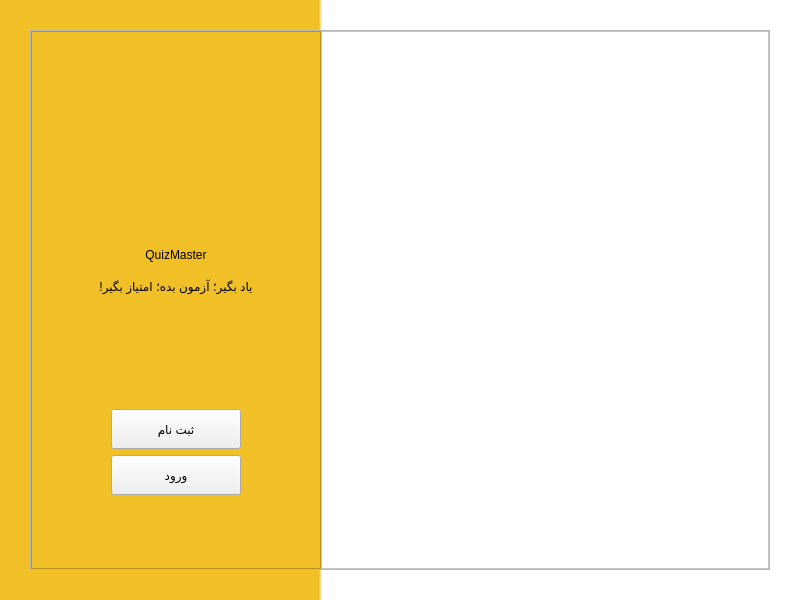
<?xml version="1.0" encoding="UTF-8"?>
<ui version="4.0">
 <class>loginPage</class>
 <widget class="QWidget" name="loginPage">
  <property name="geometry">
   <rect>
    <x>0</x>
    <y>0</y>
    <width>800</width>
    <height>600</height>
   </rect>
  </property>
  <property name="minimumSize">
   <size>
    <width>800</width>
    <height>600</height>
   </size>
  </property>
  <property name="maximumSize">
   <size>
    <width>800</width>
    <height>600</height>
   </size>
  </property>
  <property name="windowTitle">
   <string>Login</string>
  </property>
  <property name="styleSheet">
   <string notr="true">QWidget#loginPage{
	background-color: qlineargradient(spread:pad, x1:0, y1:1, x2:0.403, y2:1, stop:0.988701 rgba(241, 191, 38, 255), stop:1 rgba(255, 255, 255, 255));
}
</string>
  </property>
  <layout class="QGridLayout" name="gridLayout">
   <property name="leftMargin">
    <number>30</number>
   </property>
   <property name="topMargin">
    <number>30</number>
   </property>
   <property name="rightMargin">
    <number>30</number>
   </property>
   <property name="bottomMargin">
    <number>30</number>
   </property>
   <item row="0" column="0">
    <widget class="QFrame" name="mainFram">
     <property name="frameShape">
      <enum>QFrame::StyledPanel</enum>
     </property>
     <property name="frameShadow">
      <enum>QFrame::Raised</enum>
     </property>
     <layout class="QHBoxLayout" name="horizontalLayout_2">
      <property name="spacing">
       <number>0</number>
      </property>
      <property name="leftMargin">
       <number>0</number>
      </property>
      <property name="topMargin">
       <number>0</number>
      </property>
      <property name="rightMargin">
       <number>0</number>
      </property>
      <property name="bottomMargin">
       <number>0</number>
      </property>
      <item>
       <widget class="QFrame" name="leftFrame">
        <property name="minimumSize">
         <size>
          <width>290</width>
          <height>0</height>
         </size>
        </property>
        <property name="styleSheet">
         <string notr="true">#leftFrame{background-color: rgb(241, 191, 38);}</string>
        </property>
        <property name="frameShape">
         <enum>QFrame::StyledPanel</enum>
        </property>
        <property name="frameShadow">
         <enum>QFrame::Raised</enum>
        </property>
        <layout class="QVBoxLayout" name="verticalLayout">
         <item>
          <spacer name="verticalSpacer_2">
           <property name="orientation">
            <enum>Qt::Vertical</enum>
           </property>
           <property name="sizeType">
            <enum>QSizePolicy::Fixed</enum>
           </property>
           <property name="sizeHint" stdset="0">
            <size>
             <width>17</width>
             <height>97</height>
            </size>
           </property>
          </spacer>
         </item>
         <item>
          <widget class="QLabel" name="iconLabel">
           <property name="minimumSize">
            <size>
             <width>96</width>
             <height>96</height>
            </size>
           </property>
           <property name="maximumSize">
            <size>
             <width>800</width>
             <height>800</height>
            </size>
           </property>
           <property name="text">
            <string/>
           </property>
           <property name="alignment">
            <set>Qt::AlignCenter</set>
           </property>
          </widget>
         </item>
         <item>
          <widget class="QLabel" name="appNameLabel">
           <property name="minimumSize">
            <size>
             <width>60</width>
             <height>30</height>
            </size>
           </property>
           <property name="maximumSize">
            <size>
             <width>800</width>
             <height>800</height>
            </size>
           </property>
           <property name="text">
            <string>QuizMaster</string>
           </property>
           <property name="alignment">
            <set>Qt::AlignCenter</set>
           </property>
          </widget>
         </item>
         <item>
          <widget class="QLabel" name="shortDecLabel">
           <property name="minimumSize">
            <size>
             <width>200</width>
             <height>20</height>
            </size>
           </property>
           <property name="maximumSize">
            <size>
             <width>800</width>
             <height>800</height>
            </size>
           </property>
           <property name="text">
            <string>یاد بگیر؛ آزمون بده؛ امتیاز بگیر!</string>
           </property>
           <property name="alignment">
            <set>Qt::AlignCenter</set>
           </property>
          </widget>
         </item>
         <item>
          <spacer name="verticalSpacer">
           <property name="orientation">
            <enum>Qt::Vertical</enum>
           </property>
           <property name="sizeType">
            <enum>QSizePolicy::Maximum</enum>
           </property>
           <property name="sizeHint" stdset="0">
            <size>
             <width>17</width>
             <height>107</height>
            </size>
           </property>
          </spacer>
         </item>
         <item>
          <layout class="QGridLayout" name="gridLayout_2">
           <item row="0" column="0">
            <widget class="QPushButton" name="signUpButton">
             <property name="minimumSize">
              <size>
               <width>130</width>
               <height>40</height>
              </size>
             </property>
             <property name="maximumSize">
              <size>
               <width>130</width>
               <height>40</height>
              </size>
             </property>
             <property name="text">
              <string>ثبت نام</string>
             </property>
            </widget>
           </item>
           <item row="1" column="0">
            <widget class="QPushButton" name="signInButton">
             <property name="minimumSize">
              <size>
               <width>130</width>
               <height>40</height>
              </size>
             </property>
             <property name="maximumSize">
              <size>
               <width>130</width>
               <height>40</height>
              </size>
             </property>
             <property name="text">
              <string>ورود</string>
             </property>
            </widget>
           </item>
          </layout>
         </item>
         <item>
          <spacer name="verticalSpacer_3">
           <property name="orientation">
            <enum>Qt::Vertical</enum>
           </property>
           <property name="sizeHint" stdset="0">
            <size>
             <width>17</width>
             <height>35</height>
            </size>
           </property>
          </spacer>
         </item>
        </layout>
       </widget>
      </item>
      <item>
       <widget class="QFrame" name="rightFrame">
        <property name="enabled">
         <bool>true</bool>
        </property>
        <property name="minimumSize">
         <size>
          <width>448</width>
          <height>0</height>
         </size>
        </property>
        <property name="maximumSize">
         <size>
          <width>16777215</width>
          <height>16777215</height>
         </size>
        </property>
        <property name="styleSheet">
         <string notr="true">QFrame#rightFrame{
	background-color: rgb(255, 255, 255);
}</string>
        </property>
        <property name="frameShape">
         <enum>QFrame::StyledPanel</enum>
        </property>
        <property name="frameShadow">
         <enum>QFrame::Raised</enum>
        </property>
       </widget>
      </item>
     </layout>
    </widget>
   </item>
  </layout>
 </widget>
 <resources/>
 <connections/>
</ui>
